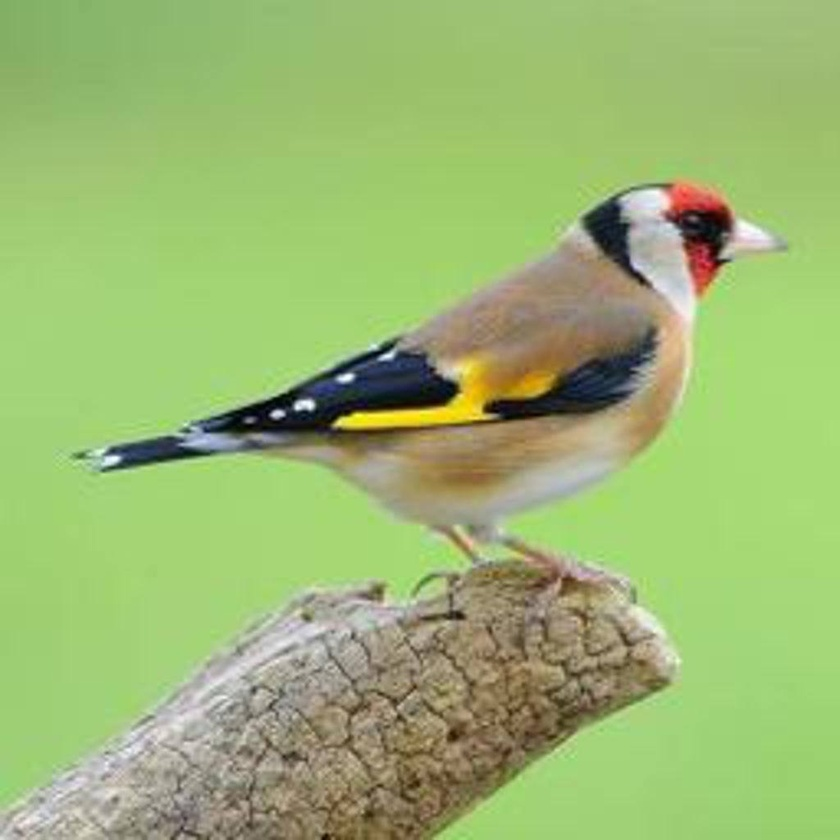
#> input picture Unit07/data/bird.jpg, 840 x 840 px, shrunk from 1024 x 1024 before the run
$ jupyter execute '7.4_Kmeans_Image segmentation_實戰.ipynb'
#> lines starting #> are read from the running program, lines starting #| are printed output that depends on the picture
[cell 1]
import numpy as np
import matplotlib.pyplot as plt
import cv2
from sklearn.cluster import KMeans

## 請安裝
> pip install opencv-python

# Problem : K-Means Clustering
**K-Means Clustering** is an unsupervised learning algorithm for data grouping. In image segmen- tation, it can be applied to partition image pixels into different groups based on the associated pixel values or features. In this problem, you will learn how to segment the provided image by using K-means clustering.

[cell 2]
img = cv2.imread('data/bird.jpg')
#> img is the input picture: shape (840, 840, 3); mean B, G, R 113.7, 183.4, 155.5
img = cv2.cvtColor(img, cv2.COLOR_BGR2RGB)#一般來說順序是rgb但是bgr，這個函示轉換色彩空間

## 1-1. cluster with only RGB values

[cell 3]
def km_clust(array, n_clusters):  #(特徵,要分幾群)
    # Define the k-means clustering problem
    k_m = KMeans(n_clusters = n_clusters)
    # Solve the k-means clustering problem
    k_m.fit(array)#開始分群
    # Get the coordinates of the clusters centres
    center = k_m.cluster_centers_
    print(center)
    # Get the label of each point
    label = k_m.labels_
    return(label, center)

[cell 4]
h, w, c = img.shape#(高 寬 3表示rgb表使彩色影像)
#> h = 840; w = 840; c = 3
print(img.shape)#3x3x3
#| (840, 840, 3)

Z=img.reshape((-1,3))
print(Z.shape)
#| (705600, 3)
print(Z)
#> (printed output is left out)
K=2
label, center=km_clust(Z,K)#印出象數值
#> center = [[163.2, 197.8, 120.6], [107.8, 95.63, 71.58]]

[cell 5]
center=np.uint8(center)#去掉小數點 因為像素是整數
#> center = [[163, 197, 120], [107, 95, 71]]
print(center)
#| [[163 197 120]
#|  [107  95  71]]
print(label)
#> (printed output is left out)
res=center[label.flatten()]#如果是0就要換成第一個中心點 1換成第二個
#                           flatten使要讓變成一維
res=res.reshape(img.shape)#把它變回原本圖片格式
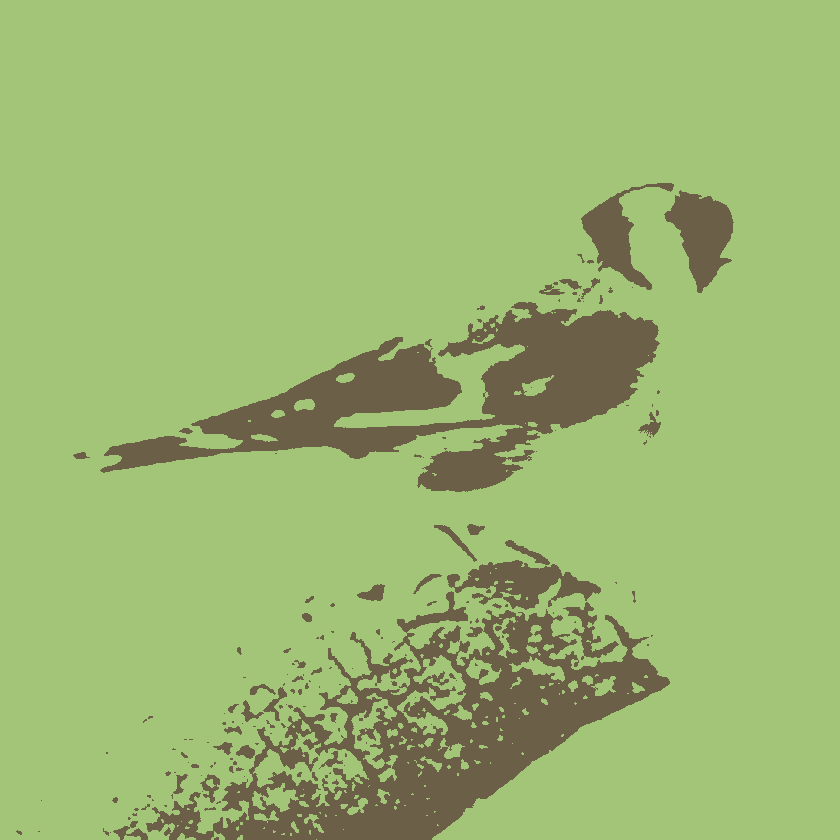
#> res: shape (840, 840, 3); mean R, G, B 155.2, 182.7, 113.1
#用plt顯示圖片
plt.figure(figsize=(16,12))
plt.title("K={}".format(K))
plt.imshow(res)

[cell 6]
h, w, c = img.shape#(高 寬 3表示rgb表使彩色影像)
print(img.shape)
#| (840, 840, 3)
Z=img.reshape((-1,3))
print(Z.shape)
#| (705600, 3)
Ka=[2,4]
plt.figure(figsize=(16,12))

for i, K in enumerate(Ka):
    label, center = km_clust(Z, K)#同時獨到素質和資料
    center = np.uint8(center[:, :3])
    res = center[label.flatten()]
    res = res.reshape((img.shape))
    plt.subplot(1, len(Ka), i+1)
    plt.axis('off')
    plt.title("K = {}".format(K))
    plt.imshow(res)
#> this loop made 2 passes
#> center on pass 1: [[185, 187, 166], [152, 182, 108]]
#> pass 1, `res = res.reshape((img.shape))`:
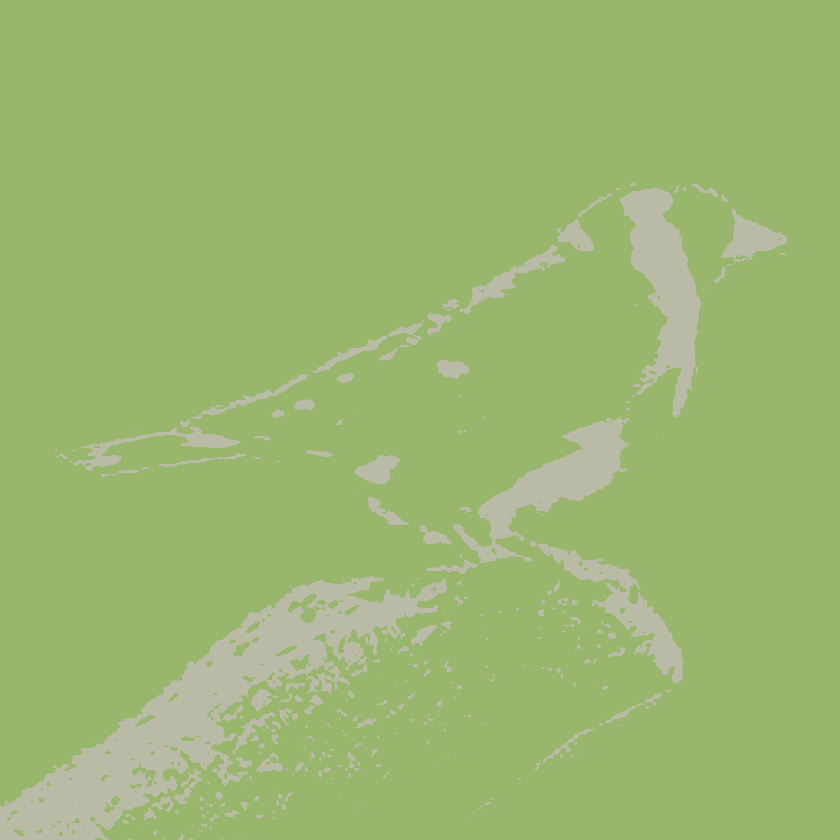
#> res: shape (840, 840, 3); mean R, G, B 155.1, 182.5, 113.5
#> pass 2, `res = res.reshape((img.shape))`:
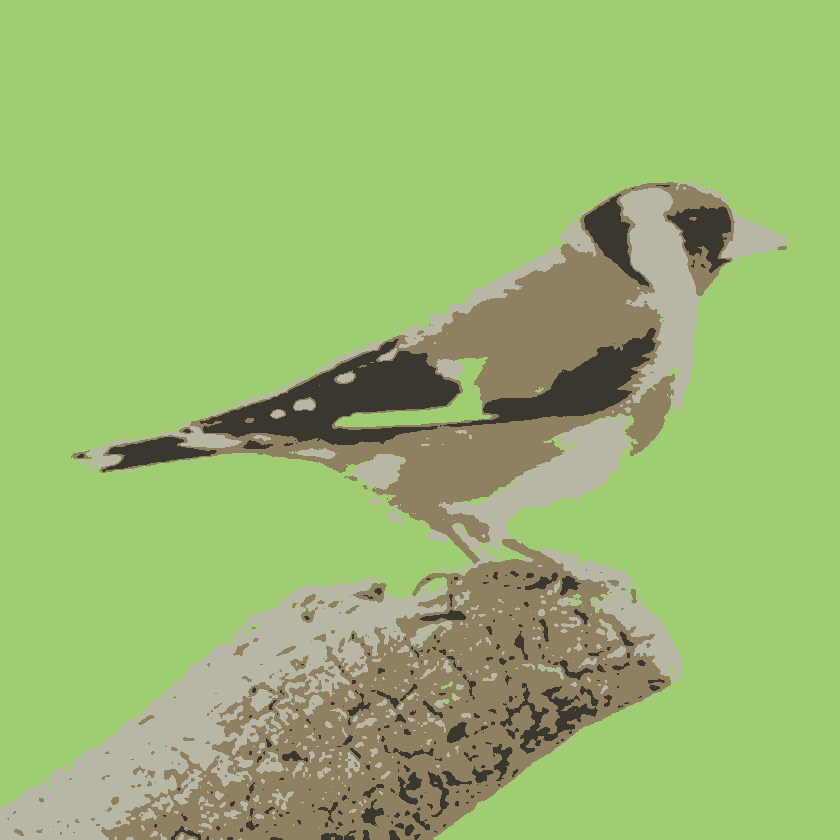
#> res: shape (840, 840, 3); mean R, G, B 154.8, 182.8, 113.1

plt.show()
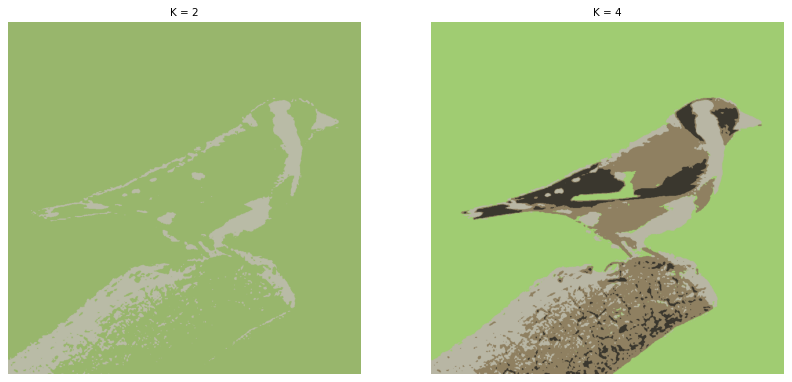
#> figure drawn by matplotlib, 2 panels

## 1-2. cluster with RGB values and the location

[cell 7]
h, w, c = img.shape
#Added location feature

Z = np.zeros((h, w, c+2))
for h in range(len(img)):
    for w in range(len(img[h])):
        Z[h][w] = np.append(img[h][w], [[h], [w]])#顏色碼 高 寬
                                            #把位子也加入fit考慮

Z = Z.reshape(-1, 5)

Ks = [2]
plt.figure(figsize=(16,12))

for i, K in enumerate(Ks):
    label, center = km_clust(Z, K)

    # Now convert back into uint8, and make original image
    center = np.uint8(center[:, :3])
    res = center[label.flatten()]
    res = res.reshape((img.shape))

    plt.subplot(1, 5, i+1)
    plt.axis('off')
    plt.title("K = {}".format(K))
    plt.imshow(res)
#> this loop made 1 pass
#> center on pass 1: [[153, 185, 110], [157, 181, 117]]
#> pass 1, `res = res.reshape((img.shape))`:
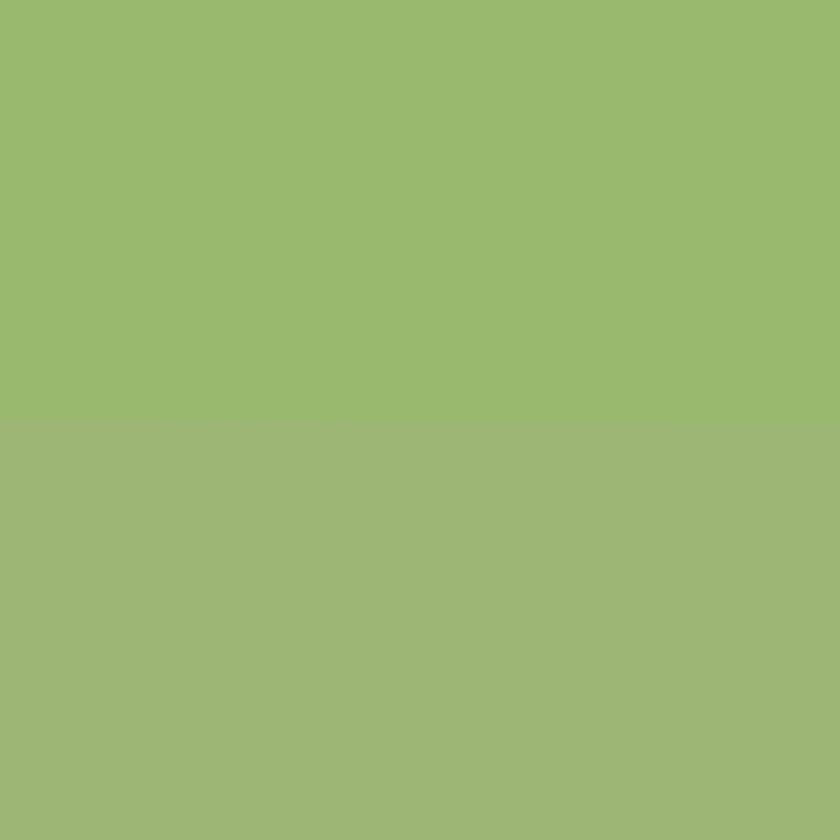
#> res: shape (840, 840, 3); mean R, G, B 155, 183, 113.5

plt.show()

## 1-3. explain the differences between the two methods under the same K.

<b>3.考慮位置又把位置/4讓他跟象素一樣大小(正規化)(下面範例)

[cell 8]
h, w, c = img.shape
#Added location feature

Z = np.zeros((h, w, c+2))
for h in range(len(img)):
    for w in range(len(img[h])):
        Z[h][w] = np.append(img[h][w], [[h/4], [w/4]])#顏色碼是255位 照片是1024 把照片除4正規畫和顏色碼相同
                                            #把位子也加入fit考慮

Z = Z.reshape(-1, 5)

Ks = [2,4]
plt.figure(figsize=(16,12))

for i, K in enumerate(Ks):
    label, center = km_clust(Z, K)

    # Now convert back into uint8, and make original image
    center = np.uint8(center[:, :3])
    res = center[label.flatten()]
    res = res.reshape((img.shape))

    plt.subplot(1, 5, i+1)
    plt.axis('off')
    plt.title("K = {}".format(K))
    plt.imshow(res)
#> this loop made 2 passes
#> center on pass 1: [[151, 171, 107], [160, 197, 121]]
#> pass 2, `res = res.reshape((img.shape))`:
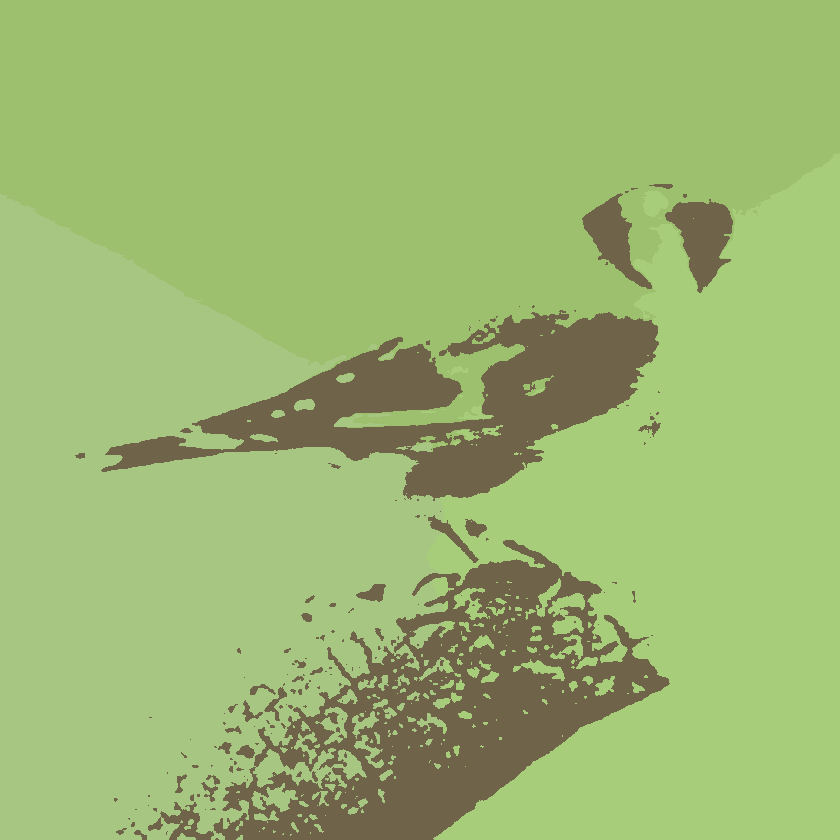
#> res: shape (840, 840, 3); mean R, G, B 154.9, 182.8, 113

plt.show()
